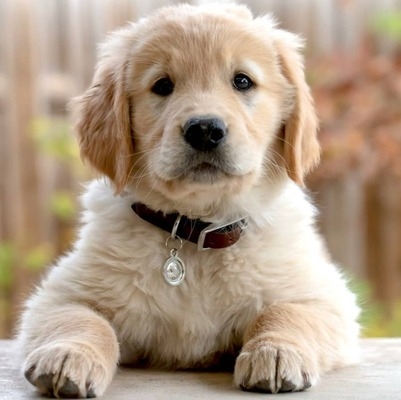
#> input picture pictures/dog.jpg, 401 x 400 px, found by its file name
$ python adaptive.py
#> lines starting #> are read from the running program, lines starting #| are printed output that depends on the picture
import numpy as np
import cv2 as cv
from matplotlib import pyplot as plt
img = cv.imread('dog.jpg',0)
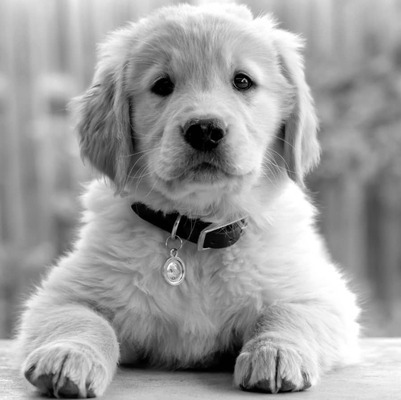
#> img: shape (400, 401); min 0, max 255, mean 158.9
hist,bins = np.histogram(img.flatten(),256,[0,256])
#> hist = 256 values, max 1465 at index 255, min 58 at index 23, mean 626.6; bins = 257 values from 0 to 256
cdf = hist.cumsum()
#> cdf = 256 values from 446 to 160400
cdf_normalized = cdf * float(hist.max()) / cdf.max()
#> cdf_normalized = 256 values from 4.07 to 1465

plt.plot(cdf_normalized, color = 'b')
plt.hist(img.flatten(),256,[0,256], color = 'r')
plt.xlim([0,256])
plt.legend(('cdf','histogram'), loc = 'upper left')
plt.show()
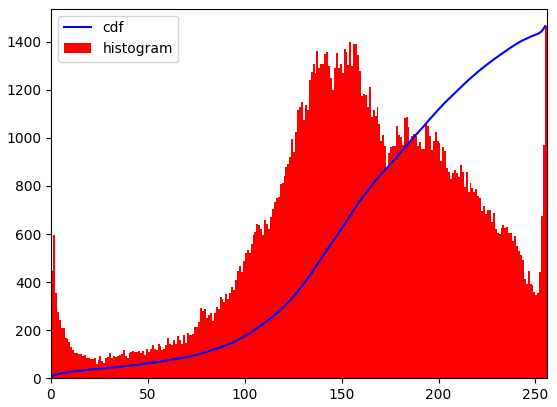
#> figure drawn by matplotlib, 1 panel; tallest bar 1465 high, from x = 255 to 256; curve peaks at x = 255, y = 1465
cdf_m = np.ma.masked_equal(cdf,0)
cdf_m = (cdf_m - cdf_m.min())*255/(cdf_m.max()-cdf_m.min())
cdf = np.ma.filled(cdf_m,0).astype('uint8')
#> cdf = 256 values from 0 to 255
img2 = cdf[img]
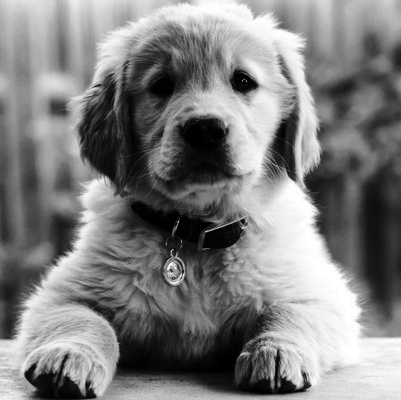
#> img2: shape (400, 401); min 0, max 255, mean 127.4
img = cv.imread('dog.jpg',0)
equ = cv.equalizeHist(img)
res = np.hstack((img,equ)) #stacking images side-by-side
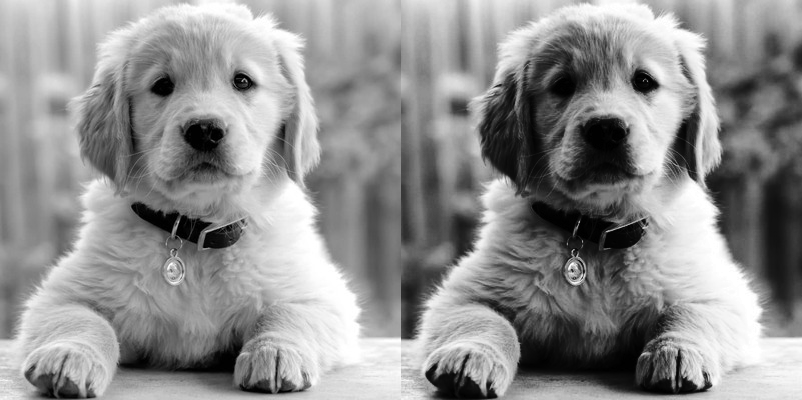
#> res: shape (400, 802); min 0, max 255, mean 143.4
cv.imwrite('dog.jpg',res)
